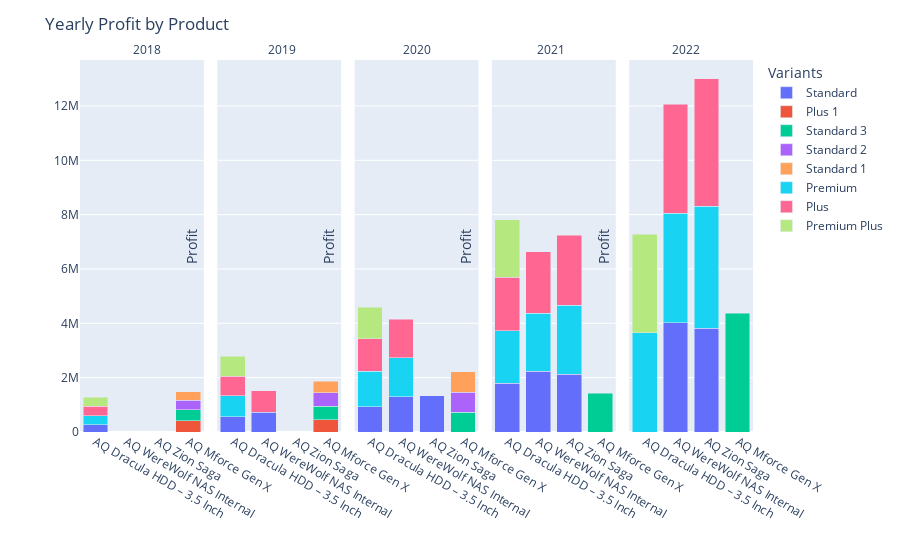

Here is the notebook cell this chart was saved with:
### Code cell
# Create the stacked bar chart
fig = px.bar(yearly_profit_df.sort_values(by='fiscal_year', ascending=True),
              x='product',
              y='profit',
              color='variant',
              facet_col='fiscal_year',
              barmode='stack',
              facet_col_wrap=5,
              )

# Update axis titles
fig.update_xaxes(title_text='', showticklabels=True)
fig.update_yaxes(title_text='Profit')

annot = []
offset = 0.2
x_pos = 0.1
for year in yearly_profit_df.sort_values(by='fiscal_year', ascending=True)['fiscal_year'].unique():
    annot.append(
        dict(
            text = f'{year}',
            x = x_pos,
            y = 1,
            showarrow = False,
            xref = 'paper',
            yref='paper'
        )
    )
    x_pos += offset

# Update facet titles
fig.update_layout(
    title='Yearly Profit by Product',
    showlegend=True,
    legend_title='Variants',
    yaxis=dict(title=''), 
    annotations=annot
)

fig.show()

### Figure 1 — Plotly figure (JSON) as saved in the notebook; plotly's stock layout.template omitted (floating-point values rounded to 4 significant figures)
{"data": [{"alignmentgroup": "True", "hovertemplate": "variant=Standard<br>fiscal_year=2018<br>product=%{x}<br>profit=%{y}<extra></extra>", "legendgroup": "Standard", "marker": {"color": "#636efa", "pattern": {"shape": ""}}, "name": "Standard", "offsetgroup": "Standard", "orientation": "v", "showlegend": true, "textposition": "auto", "type": "bar", "x": ["AQ Dracula HDD – 3.5 Inch"], "xaxis": "x", "y": [269018], "yaxis": "y"}, {"alignmentgroup": "True", "hovertemplate": "variant=Standard<br>fiscal_year=2019<br>product=%{x}<br>profit=%{y}<extra></extra>", "legendgroup": "Standard", "marker": {"color": "#636efa", "pattern": {"shape": ""}}, "name": "Standard", "offsetgroup": "Standard", "orientation": "v", "showlegend": false, "textposition": "auto", "type": "bar", "x": ["AQ WereWolf NAS Internal ", "AQ Dracula HDD – 3.5 Inch"], "xaxis": "x2", "y": [726318, 560618], "yaxis": "y2"}, {"alignmentgroup": "True", "hovertemplate": "variant=Standard<br>fiscal_year=2020<br>product=%{x}<br>profit=%{y}<extra></extra>", "legendgroup": "Standard", "marker": {"color": "#636efa", "pattern": {"shape": ""}}, "name": "Standard", "offsetgroup": "Standard", "orientation": "v", "showlegend": false, "textposition": "auto", "type": "bar", "x": ["AQ Dracula HDD – 3.5 Inch", "AQ Zion Saga", "AQ WereWolf NAS Internal "], "xaxis": "x3", "y": [936458, 1329022, 1305711], "yaxis": "y3"}, {"alignmentgroup": "True", "hovertemplate": "variant=Standard<br>fiscal_year=2021<br>product=%{x}<br>profit=%{y}<extra></extra>", "legendgroup": "Standard", "marker": {"color": "#636efa", "pattern": {"shape": ""}}, "name": "Standard", "offsetgroup": "Standard", "orientation": "v", "showlegend": false, "textposition": "auto", "type": "bar", "x": ["AQ WereWolf NAS Internal ", "AQ Zion Saga", "AQ Dracula HDD – 3.5 Inch"], "xaxis": "x4", "y": [2241402, 2132781, 1802595], "yaxis": "y4"}, {"alignmentgroup": "True", "hovertemplate": "variant=Standard<br>fiscal_year=2022<br>product=%{x}<br>profit=%{y}<extra></extra>", "legendgroup": "Standard", "marker": {"color": "#636efa", "pattern": {"shape": ""}}, "name": "Standard", "offsetgroup": "Standard", "orientation": "v", "showlegend": false, "textposition": "auto", "type": "bar", "x": ["AQ Zion Saga", "AQ WereWolf NAS Internal "], "xaxis": "x5", "y": [3815069, 4014962], "yaxis": "y5"}, {"alignmentgroup": "True", "hovertemplate": "variant=Plus 1<br>fiscal_year=2018<br>product=%{x}<br>profit=%{y}<extra></extra>", "legendgroup": "Plus 1", "marker": {"color": "#EF553B", "pattern": {"shape": ""}}, "name": "Plus 1", "offsetgroup": "Plus 1", "orientation": "v", "showlegend": true, "textposition": "auto", "type": "bar", "x": ["AQ Mforce Gen X"], "xaxis": "x", "y": [416905], "yaxis": "y"}, {"alignmentgroup": "True", "hovertemplate": "variant=Plus 1<br>fiscal_year=2019<br>product=%{x}<br>profit=%{y}<extra></extra>", "legendgroup": "Plus 1", "marker": {"color": "#EF553B", "pattern": {"shape": ""}}, "name": "Plus 1", "offsetgroup": "Plus 1", "orientation": "v", "showlegend": false, "textposition": "auto", "type": "bar", "x": ["AQ Mforce Gen X"], "xaxis": "x2", "y": [443789], "yaxis": "y2"}, {"alignmentgroup": "True", "hovertemplate": "variant=Standard 3<br>fiscal_year=2018<br>product=%{x}<br>profit=%{y}<extra></extra>", "legendgroup": "Standard 3", "marker": {"color": "#00cc96", "pattern": {"shape": ""}}, "name": "Standard 3", "offsetgroup": "Standard 3", "orientation": "v", "showlegend": true, "textposition": "auto", "type": "bar", "x": ["AQ Mforce Gen X"], "xaxis": "x", "y": [398517], "yaxis": "y"}, {"alignmentgroup": "True", "hovertemplate": "variant=Standard 3<br>fiscal_year=2019<br>product=%{x}<br>profit=%{y}<extra></extra>", "legendgroup": "Standard 3", "marker": {"color": "#00cc96", "pattern": {"shape": ""}}, "name": "Standard 3", "offsetgroup": "Standard 3", "orientation": "v", "showlegend": false, "textposition": "auto", "type": "bar", "x": ["AQ Mforce Gen X"], "xaxis": "x2", "y": [508779], "yaxis": "y2"}, {"alignmentgroup": "True", "hovertemplate": "variant=Standard 3<br>fiscal_year=2020<br>product=%{x}<br>profit=%{y}<extra></extra>", "legendgroup": "Standard 3", "marker": {"color": "#00cc96", "pattern": {"shape": ""}}, "name": "Standard 3", "offsetgroup": "Standard 3", "orientation": "v", "showlegend": false, "textposition": "auto", "type": "bar", "x": ["AQ Mforce Gen X"], "xaxis": "x3", "y": [735464], "yaxis": "y3"}, {"alignmentgroup": "True", "hovertemplate": "variant=Standard 3<br>fiscal_year=2021<br>product=%{x}<br>profit=%{y}<extra></extra>", "legendgroup": "Standard 3", "marker": {"color": "#00cc96", "pattern": {"shape": ""}}, "name": "Standard 3", "offsetgroup": "Standard 3", "orientation": "v", "showlegend": false, "textposition": "auto", "type": "bar", "x": ["AQ Mforce Gen X"], "xaxis": "x4", "y": [1428328], "yaxis": "y4"}, {"alignmentgroup": "True", "hovertemplate": "variant=Standard 3<br>fiscal_year=2022<br>product=%{x}<br>profit=%{y}<extra></extra>", "legendgroup": "Standard 3", "marker": {"color": "#00cc96", "pattern": {"shape": ""}}, "name": "Standard 3", "offsetgroup": "Standard 3", "orientation": "v", "showlegend": false, "textposition": "auto", "type": "bar", "x": ["AQ Mforce Gen X"], "xaxis": "x5", "y": [4365571], "yaxis": "y5"}, {"alignmentgroup": "True", "hovertemplate": "variant=Standard 2<br>fiscal_year=2018<br>product=%{x}<br>profit=%{y}<extra></extra>", "legendgroup": "Standard 2", "marker": {"color": "#ab63fa", "pattern": {"shape": ""}}, "name": "Standard 2", "offsetgroup": "Standard 2", "orientation": "v", "showlegend": true, "textposition": "auto", "type": "bar", "x": ["AQ Mforce Gen X"], "xaxis": "x", "y": [347095], "yaxis": "y"}, {"alignmentgroup": "True", "hovertemplate": "variant=Standard 2<br>fiscal_year=2019<br>product=%{x}<br>profit=%{y}<extra></extra>", "legendgroup": "Standard 2", "marker": {"color": "#ab63fa", "pattern": {"shape": ""}}, "name": "Standard 2", "offsetgroup": "Standard 2", "orientation": "v", "showlegend": false, "textposition": "auto", "type": "bar", "x": ["AQ Mforce Gen X"], "xaxis": "x2", "y": [490801], "yaxis": "y2"}, {"alignmentgroup": "True", "hovertemplate": "variant=Standard 2<br>fiscal_year=2020<br>product=%{x}<br>profit=%{y}<extra></extra>", "legendgroup": "Standard 2", "marker": {"color": "#ab63fa", "pattern": {"shape": ""}}, "name": "Standard 2", "offsetgroup": "Standard 2", "orientation": "v", "showlegend": false, "textposition": "auto", "type": "bar", "x": ["AQ Mforce Gen X"], "xaxis": "x3", "y": [734984], "yaxis": "y3"}, {"alignmentgroup": "True", "hovertemplate": "variant=Standard 1<br>fiscal_year=2018<br>product=%{x}<br>profit=%{y}<extra></extra>", "legendgroup": "Standard 1", "marker": {"color": "#FFA15A", "pattern": {"shape": ""}}, "name": "Standard 1", "offsetgroup": "Standard 1", "orientation": "v", "showlegend": true, "textposition": "auto", "type": "bar", "x": ["AQ Mforce Gen X"], "xaxis": "x", "y": [324408], "yaxis": "y"}, {"alignmentgroup": "True", "hovertemplate": "variant=Standard 1<br>fiscal_year=2019<br>product=%{x}<br>profit=%{y}<extra></extra>", "legendgroup": "Standard 1", "marker": {"color": "#FFA15A", "pattern": {"shape": ""}}, "name": "Standard 1", "offsetgroup": "Standard 1", "orientation": "v", "showlegend": false, "textposition": "auto", "type": "bar", "x": ["AQ Mforce Gen X"], "xaxis": "x2", "y": [416396], "yaxis": "y2"}, {"alignmentgroup": "True", "hovertemplate": "variant=Standard 1<br>fiscal_year=2020<br>product=%{x}<br>profit=%{y}<extra></extra>", "legendgroup": "Standard 1", "marker": {"color": "#FFA15A", "pattern": {"shape": ""}}, "name": "Standard 1", "offsetgroup": "Standard 1", "orientation": "v", "showlegend": false, "textposition": "auto", "type": "bar", "x": ["AQ Mforce Gen X"], "xaxis": "x3", "y": [752577], "yaxis": "y3"}, {"alignmentgroup": "True", "hovertemplate": "variant=Premium<br>fiscal_year=2018<br>product=%{x}<br>profit=%{y}<extra></extra>", "legendgroup": "Premium", "marker": {"color": "#19d3f3", "pattern": {"shape": ""}}, "name": "Premium", "offsetgroup": "Premium", "orientation": "v", "showlegend": true, "textposition": "auto", "type": "bar", "x": ["AQ Dracula HDD – 3.5 Inch"], "xaxis": "x", "y": [337762], "yaxis": "y"}, {"alignmentgroup": "True", "hovertemplate": "variant=Premium<br>fiscal_year=2019<br>product=%{x}<br>profit=%{y}<extra></extra>", "legendgroup": "Premium", "marker": {"color": "#19d3f3", "pattern": {"shape": ""}}, "name": "Premium", "offsetgroup": "Premium", "orientation": "v", "showlegend": false, "textposition": "auto", "type": "bar", "x": ["AQ Dracula HDD – 3.5 Inch"], "xaxis": "x2", "y": [767206], "yaxis": "y2"}, {"alignmentgroup": "True", "hovertemplate": "variant=Premium<br>fiscal_year=2020<br>product=%{x}<br>profit=%{y}<extra></extra>", "legendgroup": "Premium", "marker": {"color": "#19d3f3", "pattern": {"shape": ""}}, "name": "Premium", "offsetgroup": "Premium", "orientation": "v", "showlegend": false, "textposition": "auto", "type": "bar", "x": ["AQ Dracula HDD – 3.5 Inch", "AQ WereWolf NAS Internal "], "xaxis": "x3", "y": [1291501, 1424508], "yaxis": "y3"}, {"alignmentgroup": "True", "hovertemplate": "variant=Premium<br>fiscal_year=2021<br>product=%{x}<br>profit=%{y}<extra></extra>", "legendgroup": "Premium", "marker": {"color": "#19d3f3", "pattern": {"shape": ""}}, "name": "Premium", "offsetgroup": "Premium", "orientation": "v", "showlegend": false, "textposition": "auto", "type": "bar", "x": ["AQ Zion Saga", "AQ Dracula HDD – 3.5 Inch", "AQ WereWolf NAS Internal "], "xaxis": "x4", "y": [2532313, 1917690, 2131689], "yaxis": "y4"}, {"alignmentgroup": "True", "hovertemplate": "variant=Premium<br>fiscal_year=2022<br>product=%{x}<br>profit=%{y}<extra></extra>", "legendgroup": "Premium", "marker": {"color": "#19d3f3", "pattern": {"shape": ""}}, "name": "Premium", "offsetgroup": "Premium", "orientation": "v", "showlegend": false, "textposition": "auto", "type": "bar", "x": ["AQ Dracula HDD – 3.5 Inch", "AQ WereWolf NAS Internal ", "AQ Zion Saga"], "xaxis": "x5", "y": [3656894, 4042943, 4492693], "yaxis": "y5"}, {"alignmentgroup": "True", "hovertemplate": "variant=Plus<br>fiscal_year=2018<br>product=%{x}<br>profit=%{y}<extra></extra>", "legendgroup": "Plus", "marker": {"color": "#FF6692", "pattern": {"shape": ""}}, "name": "Plus", "offsetgroup": "Plus", "orientation": "v", "showlegend": true, "textposition": "auto", "type": "bar", "x": ["AQ Dracula HDD – 3.5 Inch"], "xaxis": "x", "y": [334953], "yaxis": "y"}, {"alignmentgroup": "True", "hovertemplate": "variant=Plus<br>fiscal_year=2019<br>product=%{x}<br>profit=%{y}<extra></extra>", "legendgroup": "Plus", "marker": {"color": "#FF6692", "pattern": {"shape": ""}}, "name": "Plus", "offsetgroup": "Plus", "orientation": "v", "showlegend": false, "textposition": "auto", "type": "bar", "x": ["AQ WereWolf NAS Internal ", "AQ Dracula HDD – 3.5 Inch"], "xaxis": "x2", "y": [791948, 731528], "yaxis": "y2"}, {"alignmentgroup": "True", "hovertemplate": "variant=Plus<br>fiscal_year=2020<br>product=%{x}<br>profit=%{y}<extra></extra>", "legendgroup": "Plus", "marker": {"color": "#FF6692", "pattern": {"shape": ""}}, "name": "Plus", "offsetgroup": "Plus", "orientation": "v", "showlegend": false, "textposition": "auto", "type": "bar", "x": ["AQ Dracula HDD – 3.5 Inch", "AQ WereWolf NAS Internal "], "xaxis": "x3", "y": [1197872, 1426852], "yaxis": "y3"}, {"alignmentgroup": "True", "hovertemplate": "variant=Plus<br>fiscal_year=2021<br>product=%{x}<br>profit=%{y}<extra></extra>", "legendgroup": "Plus", "marker": {"color": "#FF6692", "pattern": {"shape": ""}}, "name": "Plus", "offsetgroup": "Plus", "orientation": "v", "showlegend": false, "textposition": "auto", "type": "bar", "x": ["AQ Zion Saga", "AQ WereWolf NAS Internal ", "AQ Dracula HDD – 3.5 Inch"], "xaxis": "x4", "y": [2567443, 2265550, 1981592], "yaxis": "y4"}, {"alignmentgroup": "True", "hovertemplate": "variant=Plus<br>fiscal_year=2022<br>product=%{x}<br>profit=%{y}<extra></extra>", "legendgroup": "Plus", "marker": {"color": "#FF6692", "pattern": {"shape": ""}}, "name": "Plus", "offsetgroup": "Plus", "orientation": "v", "showlegend": false, "textposition": "auto", "type": "bar", "x": ["AQ WereWolf NAS Internal ", "AQ Zion Saga"], "xaxis": "x5", "y": [4014573, 4699414], "yaxis": "y5"}, {"alignmentgroup": "True", "hovertemplate": "variant=Premium Plus<br>fiscal_year=2018<br>product=%{x}<br>profit=%{y}<extra></extra>", "legendgroup": "Premium Plus", "marker": {"color": "#B6E880", "pattern": {"shape": ""}}, "name": "Premium Plus", "offsetgroup": "Premium Plus", "orientation": "v", "showlegend": true, "textposition": "auto", "type": "bar", "x": ["AQ Dracula HDD – 3.5 Inch"], "xaxis": "x", "y": [338758], "yaxis": "y"}, {"alignmentgroup": "True", "hovertemplate": "variant=Premium Plus<br>fiscal_year=2019<br>product=%{x}<br>profit=%{y}<extra></extra>", "legendgroup": "Premium Plus", "marker": {"color": "#B6E880", "pattern": {"shape": ""}}, "name": "Premium Plus", "offsetgroup": "Premium Plus", "orientation": "v", "showlegend": false, "textposition": "auto", "type": "bar", "x": ["AQ Dracula HDD – 3.5 Inch"], "xaxis": "x2", "y": [732071], "yaxis": "y2"}, {"alignmentgroup": "True", "hovertemplate": "variant=Premium Plus<br>fiscal_year=2020<br>product=%{x}<br>profit=%{y}<extra></extra>", "legendgroup": "Premium Plus", "marker": {"color": "#B6E880", "pattern": {"shape": ""}}, "name": "Premium Plus", "offsetgroup": "Premium Plus", "orientation": "v", "showlegend": false, "textposition": "auto", "type": "bar", "x": ["AQ Dracula HDD – 3.5 Inch"], "xaxis": "x3", "y": [1164521], "yaxis": "y3"}, {"alignmentgroup": "True", "hovertemplate": "variant=Premium Plus<br>fiscal_year=2021<br>product=%{x}<br>profit=%{y}<extra></extra>", "legendgroup": "Premium Plus", "marker": {"color": "#B6E880", "pattern": {"shape": ""}}, "name": "Premium Plus", "offsetgroup": "Premium Plus", "orientation": "v", "showlegend": false, "textposition": "auto", "type": "bar", "x": ["AQ Dracula HDD – 3.5 Inch"], "xaxis": "x4", "y": [2110258], "yaxis": "y4"}, {"alignmentgroup": "True", "hovertemplate": "variant=Premium Plus<br>fiscal_year=2022<br>product=%{x}<br>profit=%{y}<extra></extra>", "legendgroup": "Premium Plus", "marker": {"color": "#B6E880", "pattern": {"shape": ""}}, "name": "Premium Plus", "offsetgroup": "Premium Plus", "orientation": "v", "showlegend": false, "textposition": "auto", "type": "bar", "x": ["AQ Dracula HDD – 3.5 Inch"], "xaxis": "x5", "y": [3626117], "yaxis": "y5"}], "layout": {"annotations": [{"font": {}, "showarrow": false, "text": "2018", "x": 0.1, "xanchor": "center", "xref": "paper", "y": 1, "yanchor": "bottom", "yref": "paper"}, {"font": {}, "showarrow": false, "text": "2019", "x": 0.3, "xanchor": "center", "xref": "paper", "y": 1, "yanchor": "bottom", "yref": "paper"}, {"font": {}, "showarrow": false, "text": "2020", "x": 0.5, "xanchor": "center", "xref": "paper", "y": 1, "yanchor": "bottom", "yref": "paper"}, {"font": {}, "showarrow": false, "text": "2021", "x": 0.7, "xanchor": "center", "xref": "paper", "y": 1, "yanchor": "bottom", "yref": "paper"}, {"font": {}, "showarrow": false, "text": "2022", "x": 0.9, "xanchor": "center", "xref": "paper", "y": 1, "yanchor": "bottom", "yref": "paper"}], "barmode": "stack", "legend": {"title": {"text": "Variants"}, "tracegroupgap": 0}, "margin": {"t": 60}, "showlegend": true, "title": {"text": "Yearly Profit by Product"}, "xaxis": {"anchor": "y", "domain": [0, 0.184], "showticklabels": true, "title": {"text": ""}}, "xaxis2": {"anchor": "y2", "domain": [0.204, 0.388], "matches": "x", "showticklabels": true, "title": {"text": ""}}, "xaxis3": {"anchor": "y3", "domain": [0.408, 0.592], "matches": "x", "showticklabels": true, "title": {"text": ""}}, "xaxis4": {"anchor": "y4", "domain": [0.612, 0.796], "matches": "x", "showticklabels": true, "title": {"text": ""}}, "xaxis5": {"anchor": "y5", "domain": [0.816, 1], "matches": "x", "showticklabels": true, "title": {"text": ""}}, "yaxis": {"anchor": "x", "domain": [0, 1], "title": {"text": ""}}, "yaxis2": {"anchor": "x2", "domain": [0, 1], "matches": "y", "showticklabels": false, "title": {"text": "Profit"}}, "yaxis3": {"anchor": "x3", "domain": [0, 1], "matches": "y", "showticklabels": false, "title": {"text": "Profit"}}, "yaxis4": {"anchor": "x4", "domain": [0, 1], "matches": "y", "showticklabels": false, "title": {"text": "Profit"}}, "yaxis5": {"anchor": "x5", "domain": [0, 1], "matches": "y", "showticklabels": false, "title": {"text": "Profit"}}}}
